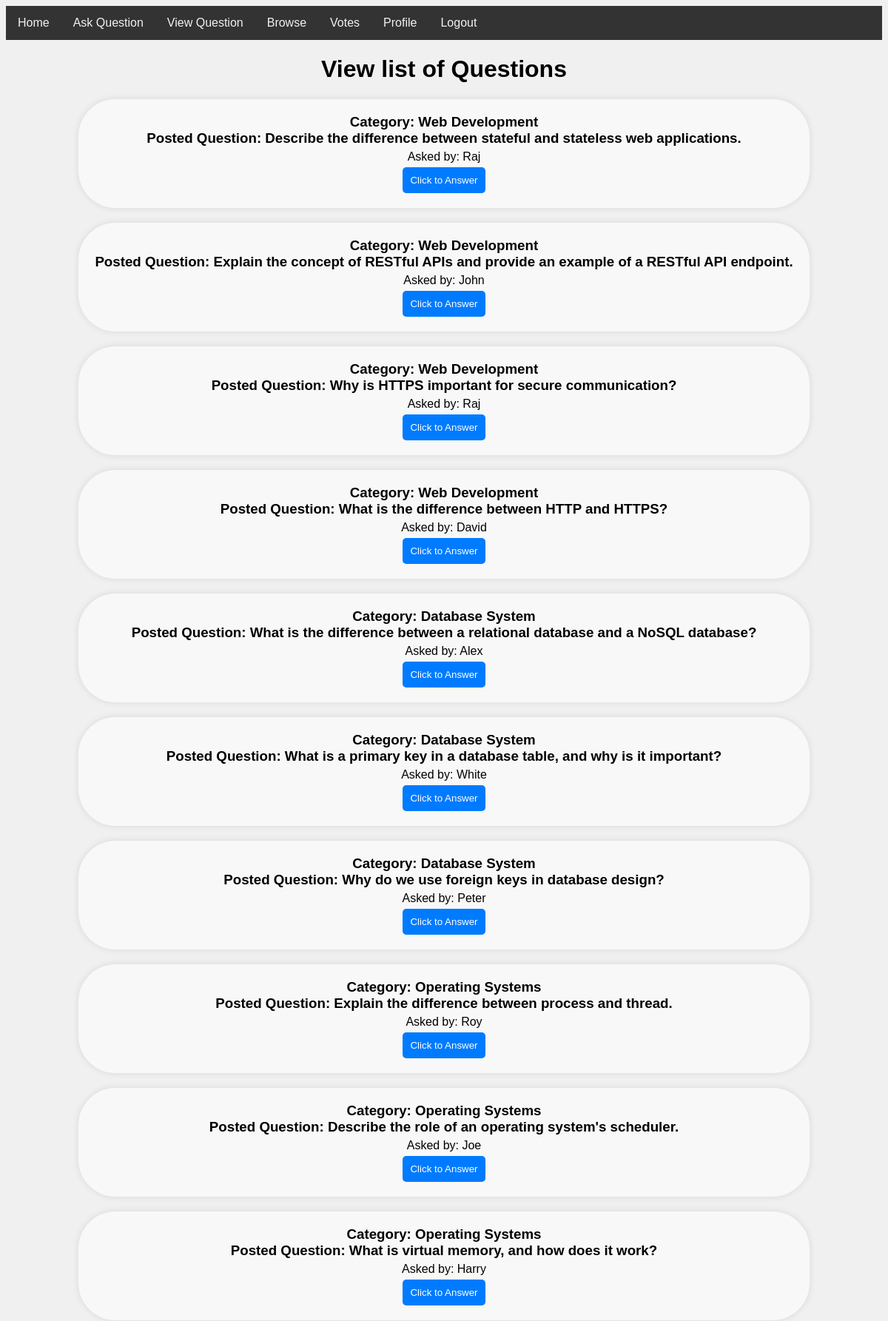
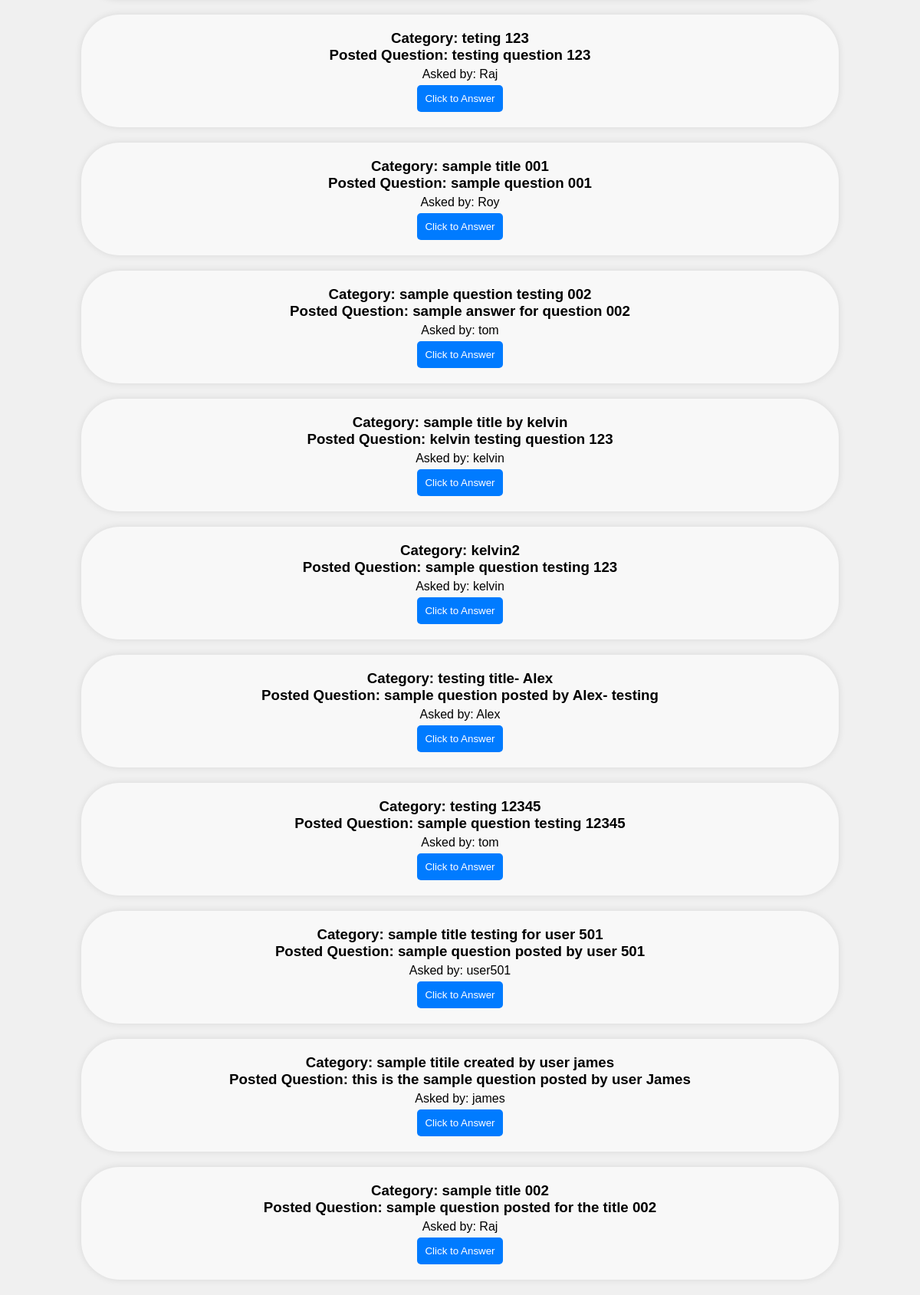
Page /index.php/questions on the committed database (2 pictures, top to bottom).
### tables this page shows
CREATE TABLE `questions` (
  `id` int(11) NOT NULL,
  `title` varchar(100) NOT NULL,
  `question` text NOT NULL,
  `username` varchar(255) NOT NULL,
  `user_id` int(11) DEFAULT NULL,
  `created_at` timestamp NOT NULL DEFAULT current_timestamp(),
  `updated_at` timestamp NOT NULL DEFAULT current_timestamp() ON UPDATE current_timestamp()
);

### application/controllers/Questions.php (called while the page is built, shortened)
<?php
class Questions extends CI_Controller {
    public function __construct() {
        $this->load->helper('url');
        $this->load->library('session');
    }
    public function index() {
        $this->load->model('Question_model');
        $questions = $this->Question_model->get_all_questions();
        $username = $this->session->userdata('username');
        $this->load->view('question_view', array('questions' => $questions, 'username' => $username));
    }
}
?>

### index.php (called while the page is built, shortened)
<?php
require_once BASEPATH.'core/CodeIgniter.php';

### application/models/Question_model.php (called while the page is built, shortened)
<?php
class Question_model extends CI_Model {
    public function get_all_questions() {
        $this->db->select('id, title, question, username');
        $query = $this->db->get('questions');
        return $query->result();
    }
}
?>

### application/views/question_view.php (the view, shortened to what this page needs)
<!DOCTYPE html>
<html>
<head>
</head>
<body>
    <div class="navbar">
        <a class="nav-link" href="<?php echo base_url('welcome'); ?>">Home</a>
        <a class="nav-link" href="<?php echo base_url('Questions/adding_question'); ?>">Ask Question</a>
        <a class="nav-link" href="">View Question</a>
        <a class="nav-link" href="<?php echo base_url('Answers/browse'); ?>">Browse</a>
        <a class="nav-link" href="<?php echo base_url('Vote'); ?>">Votes</a>
		<a class="nav-link" href="<?php echo base_url('Auth/display_profile'); ?>">Profile</a>
        <a class="nav-link" href="<?php echo base_url('Auth'); ?>" id="logoutLink">Logout</a>
    </div>
    <div>
        <h1 class = "centered">View list of  Questions</h1>
            <?php foreach ($questions as $question) : ?>
                <div class="question">
                    <h3>Category: <?php echo $question->title; ?></h3>
                    <h3>Posted Question: <?php echo $question->question; ?></h3>
                    <p>Asked by: <?php echo $question->username; ?> </p>
                    <div class="form-container">
                        <form action="<?php echo base_url('Questions/answer_question/' . $question->id); ?>" method="post">
                            <button type="submit">Click to Answer</button>
                        </form>
                    </div>
                </div>
            <?php endforeach; ?>
    </div>
</body>
</html>

### application/views/question_view.php (style rules this page uses)
.navbar { background-color: #333; overflow: hidden; position: sticky; top: 0; width: 100%; }
.navbar a { float: left; display: block; color: #f2f2f2; text-align: center; padding: 14px 16px; text-decoration: none; }
body { font-family: Arial, sans-serif; background-color: #f0f0f0; }
.question { width: 80%; margin: auto; padding: 20px; background-color: #f8f8f8; border-radius: 50px; box-shadow: 0px 0px 10px 0px rgba(0,0,0,0.1); margin-bottom: 20px; text-align: justify; }
.question h3 { margin: 0; text-align: center; }
.question p { margin: 5px 0; text-align: center; }
.question button { padding: 10px 10px; background-color: #007BFF; color: white; border: none; border-radius: 5px; cursor: pointer; }
.centered { text-align: center; }
.form-container { text-align: center; }

### rows in the picture
questions: title "Web Development", question "Describe the difference between stateful and stateless web applications.", username "Raj"
questions: title "Web Development", question "Explain the concept of RESTful APIs and provide an example of a RESTful API endpoint.", username "John"
questions: title "Web Development", question "Why is HTTPS important for secure communication?", username "Raj"
questions: title "Web Development", question "What is the difference between HTTP and HTTPS?", username "David"
questions: title "Database System", question "What is the difference between a relational database and a NoSQL database?", username "Alex"
questions: title "Database System", question "What is a primary key in a database table, and why is it important?", username "White"
questions: title "Database System", question "Why do we use foreign keys in database design?", username "Peter"
questions: title "Operating Systems", question "Explain the difference between process and thread.", username "Roy"
questions: title "Operating Systems", question "Describe the role of an operating system's scheduler.", username "Joe"
questions: title "Operating Systems", question "What is virtual memory, and how does it work?", username "Harry"
questions: title "teting 123", question "testing question 123", username "Raj"
questions: title "sample title 001", question "sample question 001", username "Roy"
questions: title "sample question testing 002", question "sample answer for question 002", username "tom"
questions: title "sample title by kelvin", question "kelvin testing question 123", username "kelvin"
questions: title "kelvin2", question "sample question testing 123", username "kelvin"
questions: title "testing title- Alex", question "sample question posted by Alex- testing", username "Alex"
questions: title "testing 12345", question "sample question testing 12345", username "tom"
questions: title "sample title testing for user 501", question "sample question posted by user 501", username "user501"
questions: title "sample titile created by user james", question "this is the sample question posted by user James", username "james"
questions: title "sample title 002", question "sample question posted for the title 002", username "Raj"
